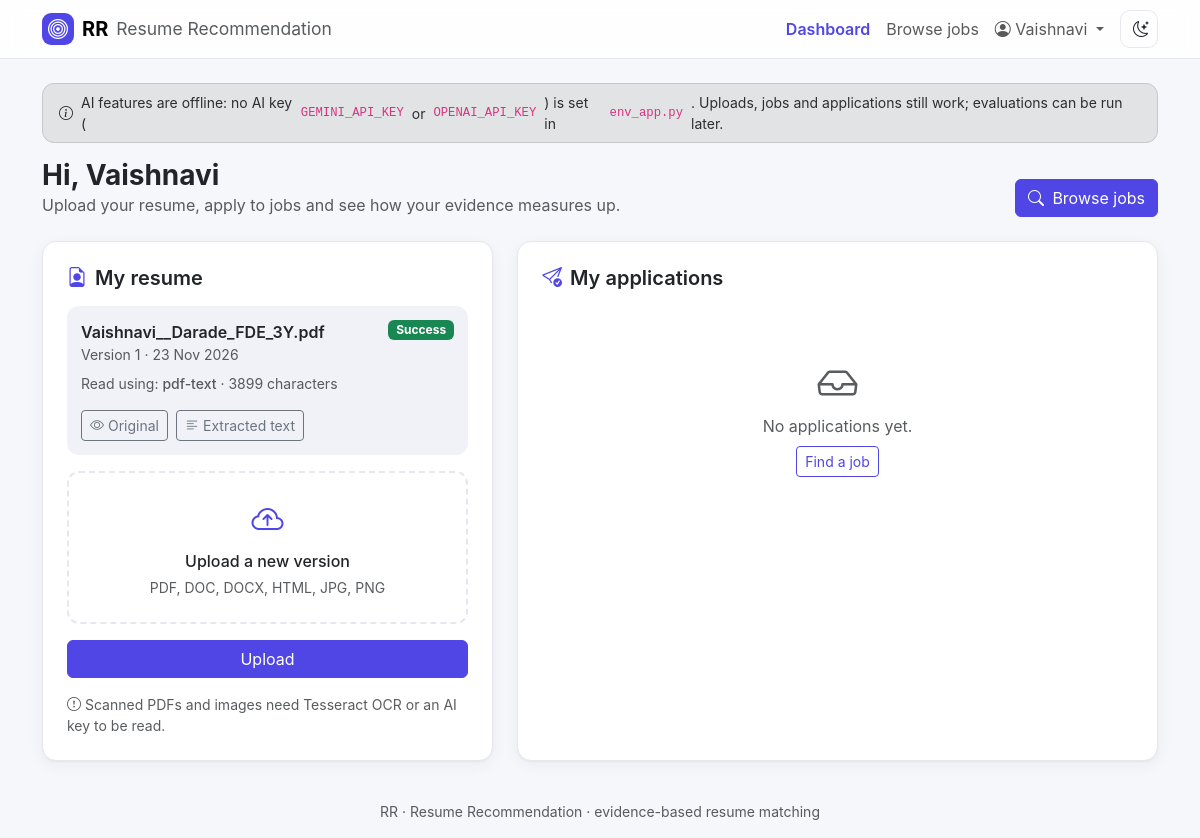
The page /dashboard (signed in) on the database its author committed.
### scripts/database.py (models this page shows, shortened)
class User(db.Model):
    id = db.Column(db.Integer, primary_key=True)
    name = db.Column(db.String(120), nullable=False)
    email = db.Column(db.String(255), unique=True, nullable=False, index=True)
    password_hash = db.Column(db.String(255), nullable=False)
    role = db.Column(db.String(20), nullable=False)
    headline = db.Column(db.String(200), default="")
    phone = db.Column(db.String(40), default="")
    location = db.Column(db.String(120), default="")
    company = db.Column(db.String(160), default="")
    about = db.Column(db.Text, default="")
    created_at = db.Column(db.DateTime, default=now)
    resumes = db.relationship("Resume", backref="candidate", lazy=True, order_by="Resume.version.desc()")
    jobs = db.relationship("Job", backref="hirer", lazy=True, order_by="Job.created_at.desc()")
    applications = db.relationship("Application", backref="candidate", lazy=True, order_by="Application.created_at.desc()")
    @property
    def latest_resume(self):
        return self.resumes[0] if self.resumes else None

class JsonMixin:
    def load(self, field):
        value = getattr(self, field)
        if not value:
            return {}
        try:
            return json.loads(value)
        except ValueError:
            return {}

class Resume(db.Model, JsonMixin):
    id = db.Column(db.Integer, primary_key=True)
    candidate_id = db.Column(db.Integer, db.ForeignKey("user.id"), nullable=False)
    version = db.Column(db.Integer, nullable=False, default=1)
    original_name = db.Column(db.String(255), nullable=False)
    stored_name = db.Column(db.String(255), nullable=False)
    file_type = db.Column(db.String(10), nullable=False)
    extracted_text = db.Column(db.Text, default="")
    extraction_method = db.Column(db.String(40), default="")
    extraction_status = db.Column(db.String(20), default="pending")
    analysis = db.Column(db.Text)
    analysis_status = db.Column(db.String(20), default="pending")
    created_at = db.Column(db.DateTime, default=now)

### app.py (the view, shortened to what this page needs)
@app.route("/dashboard")
@login_required()
def dashboard():
    return render_template("candidate_dashboard.html", resume=g.user.latest_resume,
                           applications=g.user.applications, tesseract=ocr.tesseract_available())

### app.py (called while the page is built)
def csrf_token():
    if "csrf_token" not in session:
        session["csrf_token"] = secrets.token_hex(16)
    return session["csrf_token"]

@app.before_request
def load_user_and_check_csrf():
    g.user = db.session.get(User, session["user_id"]) if "user_id" in session else None
    if "user_id" in session and g.user is None:
        session.clear()
    if request.method == "POST":
        token = request.form.get("csrf_token", "")
        if not token or not secrets.compare_digest(token, session.get("csrf_token", "")):
            flash("Your session expired. Please try again.", "warning")
            return redirect(request.referrer or url_for("index"))

@app.after_request
def security_headers(response):
    response.headers["X-Content-Type-Options"] = "nosniff"
    response.headers["X-Frame-Options"] = "SAMEORIGIN"
    response.headers["Referrer-Policy"] = "same-origin"
    return response

@app.context_processor
def template_globals():
    return {"current_user": g.get("user"), "ai_ready": ai.is_configured()}

def login_required(role=None):
    def decorator(view):
        @wraps(view)
        def wrapper(*args, **kwargs):
            if g.user is None:
                flash("Please log in to continue.", "info")
                return redirect(url_for("login", next=request.path))
            if role and g.user.role != role:
                abort(403)
            return view(*args, **kwargs)
        return wrapper
    return decorator

### scripts/ai.py (called while the page is built)
def api_key(provider):
    return os.getenv(PROVIDERS[provider]["key"], "").strip()

def has_key(provider):
    key = api_key(provider)
    return bool(key) and not key.startswith("your-")

def is_configured():
    return any(has_key(p) for p in PROVIDERS)

### scripts/ocr.py (called while the page is built)
def find_tesseract():
    custom = os.getenv("TESSERACT_CMD", "")
    if custom and os.path.exists(custom):
        return custom
    return shutil.which("tesseract") or next((p for p in TESSERACT_PATHS if os.path.exists(p)), None)

def tesseract_available():
    return find_tesseract() is not None

### templates/candidate_dashboard.html (shortened to what this page needs)
{% extends "base.html" %}
{% from "macros.html" import csrf, status_badge, score_ring %}
{% block content %}
<div class="d-flex flex-wrap justify-content-between align-items-end gap-2 mb-4">
  <div>
    <h1 class="h3 fw-bold mb-0">Hi, {{ current_user.name.split(' ')[0] }}</h1>
    <p class="text-body-secondary mb-0">Upload your resume, apply to jobs and see how your evidence measures up.</p>
  </div>
  <a class="btn btn-primary" href="{{ url_for('jobs') }}"><i class="bi bi-search me-1"></i> Browse jobs</a>
</div>
<div class="row g-4">
  <div class="col-lg-5">
    <div class="card card-soft h-100">
      <div class="card-body p-4">
        <h2 class="h5 fw-semibold mb-3"><i class="bi bi-file-earmark-person me-2 text-primary"></i>My resume</h2>
        {% if resume %}
        <div class="resume-box mb-3">
          <div class="d-flex justify-content-between align-items-start gap-2">
            <div class="text-truncate">
              <div class="fw-semibold text-truncate">{{ resume.original_name }}</div>
              <div class="small text-body-secondary">Version {{ resume.version }} · {{ resume.created_at.strftime('%d %b %Y') }}</div>
            </div>
            {% set badge = {'success': 'success', 'partial': 'warning', 'failed': 'danger'}.get(resume.extraction_status, 'secondary') %}
            <span class="badge text-bg-{{ badge }}">{{ resume.extraction_status|capitalize }}</span>
          </div>
          <div class="small text-body-secondary mt-2">Read using: <span class="fw-medium">{{ resume.extraction_method }}</span> · {{ resume.extracted_text|length }} characters</div>
          <div class="d-flex gap-2 mt-3">
            <a class="btn btn-sm btn-outline-secondary" href="{{ url_for('resume_file', resume_id=resume.id) }}" target="_blank" rel="noopener"><i class="bi bi-eye me-1"></i>Original</a>
            <a class="btn btn-sm btn-outline-secondary" href="{{ url_for('resume_text', resume_id=resume.id) }}"><i class="bi bi-text-left me-1"></i>Extracted text</a>
          </div>
        </div>
        {% else %}
        <p class="text-body-secondary small">You have not uploaded a resume yet. Upload one to start applying.</p>
        {% endif %}
        <form method="post" action="{{ url_for('upload_resume') }}" enctype="multipart/form-data" data-loading="Reading your resume...">
          <label class="drop-zone w-100" for="resumeInput">
            <i class="bi bi-cloud-arrow-up fs-2 text-primary"></i>
            <span class="fw-medium" data-file-label>{{ 'Upload a new version' if resume else 'Choose your resume' }}</span>
            <small class="text-body-secondary">PDF, DOC, DOCX, HTML, JPG, PNG</small>
          </label>
          <button class="btn btn-primary w-100 mt-3" type="submit">Upload</button>
        </form>
        {% if not tesseract and not ai_ready %}
        <p class="small text-body-secondary mt-3 mb-0"><i class="bi bi-exclamation-circle me-1"></i>Scanned PDFs and images need Tesseract OCR or an AI key to be read.</p>
        {% endif %}
      </div>
    </div>
  </div>
  <div class="col-lg-7">
    <div class="card card-soft h-100">
      <div class="card-body p-4">
        <h2 class="h5 fw-semibold mb-3"><i class="bi bi-send-check me-2 text-primary"></i>My applications</h2>
        {% if applications %}
        <div class="list-group list-group-flush">
          {% for app in applications %}
          <a class="list-group-item list-group-item-action px-0 py-3 d-flex align-items-center gap-3" href="{{ url_for('view_application', application_id=app.id) }}">
            {% if app.latest %}{{ score_ring(app.latest.overall, 'sm') }}{% else %}<div class="score-ring score-ring-sm text-secondary" style="--value: 0"><span>–</span></div>{% endif %}
            <div class="flex-grow-1 min-w-0">
              <div class="fw-semibold text-truncate">{{ app.job.title }}</div>
              <div class="small text-body-secondary">{{ app.job.hirer.company or app.job.hirer.name }} · applied {{ app.created_at.strftime('%d %b %Y') }}</div>
              {% if app.latest %}
              <div class="small mt-1 d-flex flex-wrap gap-3">
                <span>Depth <b>{{ app.latest.deepness|round|int }}</b></span>
                <span>Spread <b>{{ app.latest.spread|round|int }}</b></span>
                <span>Evidence <b>{{ app.latest.evidence|round|int }}</b></span>
              </div>
              {% endif %}
            </div>
            {{ status_badge(app) }}
          </a>
          {% endfor %}
        </div>
        {% else %}
        <div class="empty-state">
          <i class="bi bi-inbox fs-1"></i>
          <p class="mb-2">No applications yet.</p>
          <a class="btn btn-sm btn-outline-primary" href="{{ url_for('jobs') }}">Find a job</a>
        </div>
        {% endif %}
      </div>
    </div>
  </div>
</div>
{% endblock %}

### templates/base.html (shortened to what this page needs)
<!doctype html>
<html lang="en" data-bs-theme="light">
<head>
  <link href="https://cdn.jsdelivr.net/npm/bootstrap@5.3.3/dist/css/bootstrap.min.css" rel="stylesheet">
  <link href="https://cdn.jsdelivr.net/npm/bootstrap-icons@1.11.3/font/bootstrap-icons.min.css" rel="stylesheet">
  <link href="{{ url_for('static', filename='css/style.css') }}" rel="stylesheet">
</head>
<body class="d-flex flex-column min-vh-100">
<nav class="navbar navbar-expand-md app-nav sticky-top">
  <div class="container">
    <a class="navbar-brand fw-bold d-flex align-items-center gap-2" href="{{ url_for('index') }}">
      <span class="brand-mark"><i class="bi bi-bullseye"></i></span> RR <span class="fw-normal small text-body-secondary d-none d-sm-inline">Resume Recommendation</span>
    </a>
    <div class="d-flex align-items-center gap-2 order-md-last">
      <button class="btn btn-icon" id="themeToggle" type="button" title="Toggle theme" aria-label="Toggle theme">
      </button>
    </div>
    {% if current_user %}
    <div class="collapse navbar-collapse" id="mainNav">
      <ul class="navbar-nav ms-auto me-md-2 align-items-md-center">
        <li class="nav-item"><a class="nav-link {% if request.endpoint == 'dashboard' %}active{% endif %}" href="{{ url_for('dashboard') }}">Dashboard</a></li>
        {% if current_user.role == 'hirer' %}
        <li class="nav-item"><a class="nav-link {% if request.endpoint == 'create_job' %}active{% endif %}" href="{{ url_for('create_job') }}">Post a job</a></li>
        {% else %}
        <li class="nav-item"><a class="nav-link {% if request.endpoint == 'jobs' %}active{% endif %}" href="{{ url_for('jobs') }}">Browse jobs</a></li>
        {% endif %}
        <li class="nav-item dropdown">
          <a class="nav-link dropdown-toggle" href="#" role="button" data-bs-toggle="dropdown">
            <i class="bi bi-person-circle"></i> {{ current_user.name.split(' ')[0] }}
          </a>
        </li>
      </ul>
    </div>
    {% endif %}
  </div>
</nav>
<main class="container py-4 flex-grow-1">
  {% if current_user and not ai_ready %}
  <div class="alert alert-secondary d-flex align-items-center gap-2 small py-2">
    <i class="bi bi-info-circle"></i>
    AI features are offline: no AI key (<code>GEMINI_API_KEY</code> or <code>OPENAI_API_KEY</code>) is set in <code>env_app.py</code>. Uploads, jobs and applications still work; evaluations can be run later.
  </div>
  {% endif %}
  {% block content %}{% endblock %}
</main>
<footer class="py-3 text-center small text-body-secondary">RR · Resume Recommendation · evidence-based resume matching</footer>
</body>
</html>

### static/css/style.css (style rules this page uses)
:root, [data-bs-theme="light"] { --bs-primary: #4f46e5; --bs-primary-rgb: 79, 70, 229; --bs-link-color: #4f46e5; --bs-link-color-rgb: 79, 70, 229; --bs-link-hover-color: #4338ca; --bs-link-hover-color-rgb: 67, 56, 202; --bs-body-bg: #f6f7fb; --app-card: #ffffff; --app-border: #e7e8ef; --app-muted-bg: #f1f2f8; --app-shadow: 0 1px 2px rgba(16, 24, 40, .04), 0 4px 16px rgba(16, 24, 40, .05); }
body { font-family: "Inter", system-ui, -apple-system, "Segoe UI", Roboto, sans-serif; background: var(--bs-body-bg); transition: background-color .2s ease; }
.btn-primary { --bs-btn-bg: var(--bs-primary); --bs-btn-border-color: var(--bs-primary); --bs-btn-hover-bg: #4338ca; --bs-btn-hover-border-color: #4338ca; --bs-btn-active-bg: #3730a3; --bs-btn-active-border-color: #3730a3; --bs-btn-disabled-bg: var(--bs-primary); --bs-btn-disabled-border-color: var(--bs-primary); }
.btn-outline-primary { --bs-btn-color: var(--bs-primary); --bs-btn-border-color: var(--bs-primary); --bs-btn-hover-bg: var(--bs-primary); --bs-btn-hover-border-color: var(--bs-primary); --bs-btn-active-bg: var(--bs-primary); --bs-btn-active-border-color: var(--bs-primary); }
.text-primary { color: var(--bs-primary) !important; }
.app-nav { background: color-mix(in srgb, var(--app-card) 88%, transparent); backdrop-filter: blur(8px); border-bottom: 1px solid var(--app-border); }
.app-nav .nav-link.active { color: var(--bs-primary); font-weight: 600; }
.brand-mark { display: inline-grid; place-items: center; width: 32px; height: 32px; border-radius: 9px; background: var(--bs-primary); color: #fff; }
.btn-icon { width: 38px; height: 38px; border-radius: 10px; border: 1px solid var(--app-border); color: var(--bs-body-color); display: inline-grid; place-items: center; }
.card-soft { background: var(--app-card); border: 1px solid var(--app-border); border-radius: 14px; box-shadow: var(--app-shadow); }
.drop-zone { display: flex; flex-direction: column; align-items: center; gap: 4px; padding: 24px 12px; border: 2px dashed var(--app-border); border-radius: 12px; cursor: pointer; text-align: center; transition: border-color .15s, background .15s; }
.resume-box { padding: 14px; border-radius: 12px; background: var(--app-muted-bg); }
.empty-state { padding: 48px 16px; text-align: center; color: var(--bs-secondary-color); }
.alert { border-radius: 12px; }

### rows shown on the page
User: name "Vaishnavi"
Resume: original_name "Vaishnavi__Darade_FDE_3Y.pdf", version "1", created_at "23 Nov 2026", extraction_status "Success", extraction_method "pdf-text"

### other values the page prints
{{ resume.extracted_text|length }} "3899"
{{ 'Upload a new version' if resume else 'Choose your resume' }} "Upload a new version"
